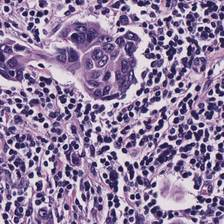
#> input picture StainTools/debug_data/96_19.jpeg, 224 x 224 px, found by its file name
$ jupyter execute create_white_img.ipynb
#> lines starting #> are read from the running program, lines starting #| are printed output that depends on the picture; after the words box and inside, x2 and y2 are one past the last pixel; in counts of white or black regions, pixels touching at a corner belong together
### StainTools/stain_utils.py
"""
Uses the spams package:

http://spams-devel.gforge.inria.fr/index.html

Use with python via e.g https://anaconda.org/conda-forge/python-spams
"""

from __future__ import division

import numpy as np
import cv2 as cv
import spams
import matplotlib.pyplot as plt


##########################################

def read_image(path):
    """
    Read an image to RGB uint8
    :param path:
    :return:
    """
    im = cv.imread(path)
    im = cv.cvtColor(im, cv.COLOR_BGR2RGB)
    return im


# [83 lines left out: functions show_colors, show, build_stack, patch_grid, not called in this run]


######################################

def standardize_brightness(I):
    """

    :param I:
    :return:
    """
    p = np.percentile(I, 90)
    return np.clip(I * 255.0 / p, 0, 255).astype(np.uint8)


# [37 lines left out: functions remove_zeros, RGB_to_OD, OD_to_RGB, normalize_rows, not called in this run]


def notwhite_mask(I, thresh=0.8):
    """
    Get a binary mask where true denotes 'not white'
    :param I:
    :param thresh:
    :return:
    """
    I_LAB = cv.cvtColor(I, cv.COLOR_RGB2LAB)
    L = I_LAB[:, :, 0] / 255.0
    return (L < thresh)


# [23 lines left out: functions sign, get_concentrations, not called in this run]

### StainTools/create_white_img.ipynb
create a white image to test the bug:

[cell 1]
from PIL import Image

# 创建白色图像
image = Image.new('RGB', (224, 224), color='white')
#> image: PIL image 224x224 RGB; every value is 255

# 保存图像为PNG格式
image.save('/data1/r20user3/StainTools/debug_data/white_image.png', 'PNG')

create two images with different ratio of white background to test the background threshold function

[cell 2]
from PIL import Image

# 读取图片
image = Image.open('/data1/r20user3/StainTools/debug_data/96_19.jpeg')
#> image is the input picture: PIL image 224x224 RGB; mean R, G, B 145.8, 125.6, 161

# 获取图片的宽度和高度
width, height = image.size
#> width = 224; height = 224

# 计算右上角的坐标，四分之一的区域
right_top_corner = (width // 2, 0)
#> right_top_corner = (112, 0)
right_top_width = width // 2
#> right_top_width = 112
right_top_height = height // 2
#> right_top_height = 112

# 将右上角置为白色
for x in range(right_top_corner[0], width):
    for y in range(right_top_height):
        image.putpixel((x, y), (255, 255, 255))
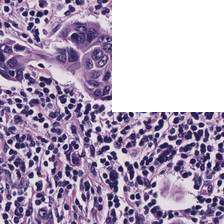
#> image: PIL image 224x224 RGB; mean R, G, B 173.9, 158.4, 185.1

# 保存修改后的图片到指定路径
image.save('/data1/r20user3/StainTools/debug_data/96_19_white25.jpeg', 'png')

[cell 3]
from PIL import Image

# 读取图片
image = Image.open('/data1/r20user3/StainTools/debug_data/96_19.jpeg')

# 获取图片的宽度和高度
width, height = image.size

# 计算右上角的坐标，四分之一的区域
right_top_corner = (width // 2, 0)
right_top_width = width // 2
right_top_height = height // 2

# 将右上角置为白色
for x in range(right_top_corner[0], width):
    for y in range(right_top_height):
        image.putpixel((x, y), (255, 255, 255))

# 保存修改后的图片到指定路径
image.save('/data1/r20user3/StainTools/debug_data/96_19_white25.jpeg', 'png')

[cell 4]
from PIL import Image

# 读取图片
image = Image.open('/data1/r20user3/StainTools/debug_data/96_19.jpeg')

# 获取图片的宽度和高度
width, height = image.size

# 计算上方的坐标，二分之一的区域
top_left_corner = (0, 0)
top_right_corner = (width, 0)
#> top_right_corner = (224, 0)
top_height = height // 2
#> top_height = 112

# 将上方置为白色
for x in range(top_left_corner[0], top_right_corner[0]):
    for y in range(top_height):
        image.putpixel((x, y), (255, 255, 255))
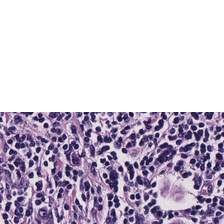
#> image: PIL image 224x224 RGB; mean R, G, B 199.9, 190.1, 207.6

# 保存修改后的图片到指定路径
image.save('/data1/r20user3/StainTools/debug_data/96_19_white50.jpeg', 'png')

[cell 5]
import stain_utils as ut
import numpy as np

I = ut.read_image('/data1/r20user3/StainTools/debug_data/96_19.jpeg')
I = ut.standardize_brightness(I)
#> in standardize_brightness, `p = np.percentile(I, 90)`: p = 224
#> in standardize_brightness, `return np.clip(I * 255.0 / p, 0, 255).astype(np.uint8)`:
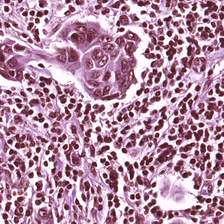
#> returned value: shape (224, 224, 3); mean of channels 0, 1, 2 164.4, 142.4, 180.5; drawn as B, G, R
# 获得white background mask
mask = ut.notwhite_mask(I, thresh=0.8).reshape((-1,))
#> in notwhite_mask, `I_LAB = cv.cvtColor(I, cv.COLOR_RGB2LAB)`: I_LAB: shape (224, 224, 3); mean of channels 0, 1, 2 156.3, 144.3, 110.6
#> in notwhite_mask, `L = I_LAB[:, :, 0] / 255.0`:
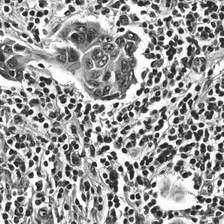
#> L: shape (224, 224) float64; min 0.0118, max 1, mean 0.613
#> in notwhite_mask, `return (L < thresh)`:
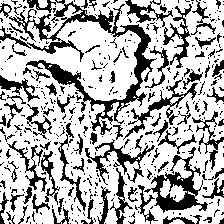
#> returned value: shape (224, 224) bool; 69.3% white; 436 black regions (345 under 20 px), largest, box (x1, y1, x2, y2) and area: (0, 0, 157, 135) 3752, (144, 147, 208, 213) 1274, (85, 139, 155, 185) 693
# 统计其中True的元素数量
true_count = np.count_nonzero(mask)
#> true_count = 34786
# 计算True元素的比例
true_ratio = true_count / mask.size
#> true_ratio = 0.693
true_ratio
#> Out = 0.693

[cell 6]
import stain_utils as ut
import numpy as np

I = ut.read_image('/data1/r20user3/StainTools/debug_data/96_19_white25.jpeg')
I = ut.standardize_brightness(I)
# 获得white background mask
mask = ut.notwhite_mask(I, thresh=0.8).reshape((-1,))
#> call 2 of notwhite_mask, with thresh = 0.8
#> in notwhite_mask (call 2), `I_LAB = cv.cvtColor(I, cv.COLOR_RGB2LAB)`: I_LAB: shape (224, 224, 3); mean of channels 0, 1, 2 168.9, 139.6, 115.6
#> in notwhite_mask (call 2), `L = I_LAB[:, :, 0] / 255.0`:
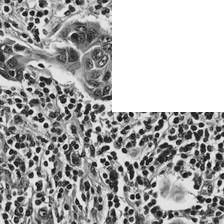
#> L: shape (224, 224) float64; min 0.00784, max 1, mean 0.662
#> in notwhite_mask (call 2), `return (L < thresh)`:
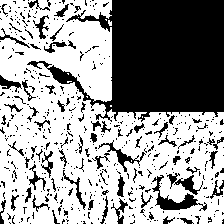
#> returned value: shape (224, 224) bool; 60.7% white; 492 black regions (426 under 20 px), largest, box (x1, y1, x2, y2) and area: (27, 0, 224, 122) 13568, (152, 175, 207, 211) 527, (98, 140, 146, 172) 262
# 统计其中True的元素数量
true_count = np.count_nonzero(mask)
#> true_count = 30462
# 计算True元素的比例
true_ratio = true_count / mask.size
#> true_ratio = 0.607
true_ratio
#> Out = 0.607

[cell 7]
import stain_utils as ut
import numpy as np

I = ut.read_image('/data1/r20user3/StainTools/debug_data/96_19_white50.jpeg')
I = ut.standardize_brightness(I)
# 获得white background mask
mask = ut.notwhite_mask(I, thresh=0.8).reshape((-1,))
#> call 3 of notwhite_mask, with thresh = 0.8
#> in notwhite_mask (call 3), `I_LAB = cv.cvtColor(I, cv.COLOR_RGB2LAB)`: I_LAB: shape (224, 224, 3); mean of channels 0, 1, 2 196.9, 135.5, 119.8
#> in notwhite_mask (call 3), `L = I_LAB[:, :, 0] / 255.0`:
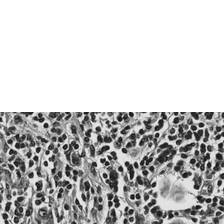
#> L: shape (224, 224) float64; min 0.00784, max 1, mean 0.772
#> in notwhite_mask (call 3), `return (L < thresh)`:
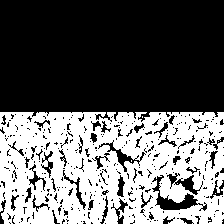
#> returned value: shape (224, 224) bool; 40.4% white; 9 white regions (8 under 20 px), largest, box (x1, y1, x2, y2) and area: (0, 112, 224, 224) 20249
# 统计其中True的元素数量
true_count = np.count_nonzero(mask)
#> true_count = 20259
# 计算True元素的比例
true_ratio = true_count / mask.size
#> true_ratio = 0.404
true_ratio
#> Out = 0.404

[cell 8]
import stain_utils as ut
import numpy as np

I = ut.read_image('/data1/r20user3/StainTools/debug_data/white_image.png')
I = ut.standardize_brightness(I)
# 获得white background mask
mask = ut.notwhite_mask(I, thresh=0.8).reshape((-1,))
#> in notwhite_mask (call 4), `I_LAB = cv.cvtColor(I, cv.COLOR_RGB2LAB)`: I_LAB: shape (224, 224, 3); mean of channels 0, 1, 2 255, 128, 128
#> in notwhite_mask (call 4), `L = I_LAB[:, :, 0] / 255.0`: L: shape (224, 224) float64; every value is 1
#> in notwhite_mask (call 4), `return (L < thresh)`: returned value: shape (224, 224) bool; every value is 0
# 统计其中True的元素数量
true_count = np.count_nonzero(mask)
#> true_count = 0
# 计算True元素的比例
true_ratio = true_count / mask.size
#> true_ratio = 0
true_ratio
#> Out = 0

$ run again, with StainTools/debug_data/97_19.jpeg copied over StainTools/debug_data/96_19.jpeg
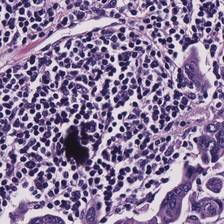
#> input picture StainTools/debug_data/97_19.jpeg, 224 x 224 px, found by its file name
#> image is the input picture: PIL image 224x224 RGB; mean R, G, B 139.9, 121.4, 156.3
#> after the loop `for x in range(top_left_corner[0], top_right_corner[0]):`:
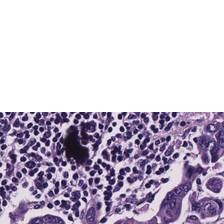
#> image: PIL image 224x224 RGB; mean R, G, B 196.6, 187.4, 204.8
#> p = 225
#> I_LAB: shape (224, 224, 3); mean of channels 0, 1, 2 150.2, 143.6, 110.5
#> `true_count = np.count_nonzero(mask)`: true_count = 35153
#> `true_ratio = true_count / mask.size`: true_ratio = 0.701
#> I_LAB: shape (224, 224, 3); mean of channels 0, 1, 2 163.7, 139.1, 115.5
#> `true_count = np.count_nonzero(mask)`: true_count = 29967
#> `true_ratio = true_count / mask.size`: true_ratio = 0.597
#> I_LAB: shape (224, 224, 3); mean of channels 0, 1, 2 193.9, 135.4, 119.7
#> in notwhite_mask (call 3), `return (L < thresh)`:
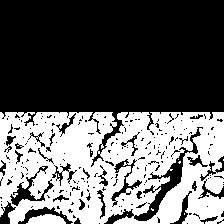
#> returned value: shape (224, 224) bool; 39.3% white; 15 white regions (13 under 20 px), largest, box (x1, y1, x2, y2) and area: (0, 112, 224, 224) 19420, (26, 214, 66, 224) 292
#> `true_count = np.count_nonzero(mask)`: true_count = 19740
#> `true_ratio = true_count / mask.size`: true_ratio = 0.393
#> I_LAB: shape (224, 224, 3); mean of channels 0, 1, 2 255, 128, 128
#> L: shape (224, 224) float64; every value is 1
#> `true_count = np.count_nonzero(mask)`: true_count = 0
